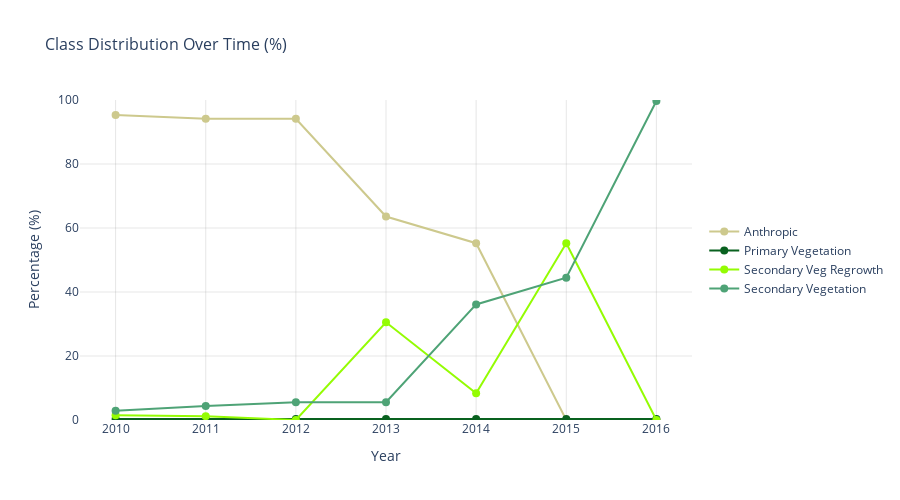

Write notebook code for a chart like this one.
### Markdown cell above
### Interactive Charts (Plotly)

### Code cell
#| eval: false
# Interactive line chart
fig = plot_class_distribution_interactive(df, layer=MAPBIOMAS_DEFREG)
fig.show()

### Figure 1 — Plotly figure (JSON) as saved in the notebook; plotly's stock layout.template omitted (floating-point values rounded to 4 significant figures)
{"data": [{"hovertemplate": "Anthropic<br>Year: %{x}<br>Percentage: %{y:.1f}%<extra></extra>", "line": {"color": "#cdc98d", "width": 2}, "marker": {"size": 8}, "mode": "lines+markers", "name": "Anthropic", "type": "scatter", "x": [2010, 2011, 2012, 2013, 2014, 2015, 2016], "y": [95.32, 94.12, 94.12, 63.59, 55.26, 0.0, 0.0]}, {"hovertemplate": "Primary Vegetation<br>Year: %{x}<br>Percentage: %{y:.1f}%<extra></extra>", "line": {"color": "#09611f", "width": 2}, "marker": {"size": 8}, "mode": "lines+markers", "name": "Primary Vegetation", "type": "scatter", "x": [2010, 2011, 2012, 2013, 2014, 2015, 2016], "y": [0.2959, 0.2959, 0.2959, 0.2959, 0.2959, 0.2959, 0.2959]}, {"hovertemplate": "Secondary Veg Regrowth<br>Year: %{x}<br>Percentage: %{y:.1f}%<extra></extra>", "line": {"color": "#94fc03", "width": 2}, "marker": {"size": 8}, "mode": "lines+markers", "name": "Secondary Veg Regrowth", "type": "scatter", "x": [2010, 2011, 2012, 2013, 2014, 2015, 2016], "y": [1.504, 1.201, 0.0, 30.53, 8.332, 55.26, 0.0]}, {"hovertemplate": "Secondary Vegetation<br>Year: %{x}<br>Percentage: %{y:.1f}%<extra></extra>", "line": {"color": "#4ea376", "width": 2}, "marker": {"size": 8}, "mode": "lines+markers", "name": "Secondary Vegetation", "type": "scatter", "x": [2010, 2011, 2012, 2013, 2014, 2015, 2016], "y": [2.878, 4.383, 5.584, 5.584, 36.11, 44.45, 99.7]}], "layout": {"height": 500, "hovermode": "x unified", "legend": {"x": 1.02, "xanchor": "left", "y": 0.5, "yanchor": "middle"}, "plot_bgcolor": "white", "title": {"font": {"size": 16}, "text": "Class Distribution Over Time (%)"}, "xaxis": {"gridcolor": "rgba(128, 128, 128, 0.2)", "tickformat": "d", "title": {"text": "Year"}}, "yaxis": {"gridcolor": "rgba(128, 128, 128, 0.2)", "range": [0, 100], "title": {"text": "Percentage (%)"}}}}
